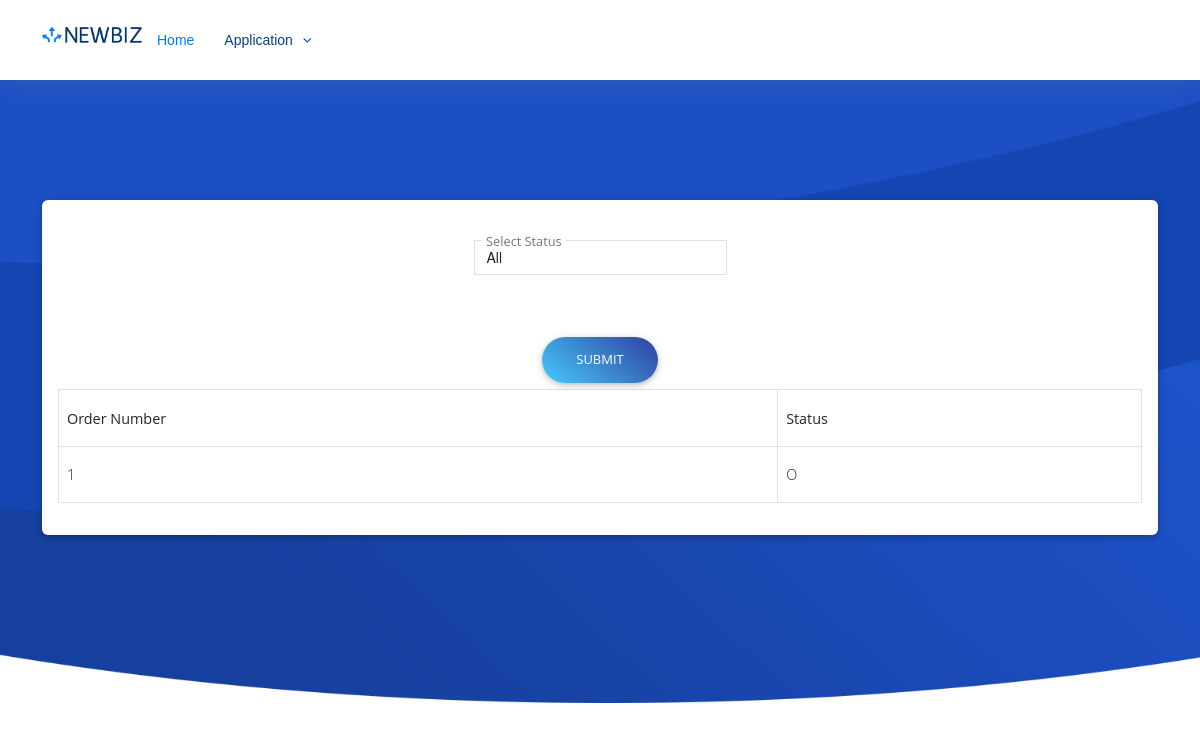
Before: /report/Sales/sales_order_status_filter/ with the older database file.
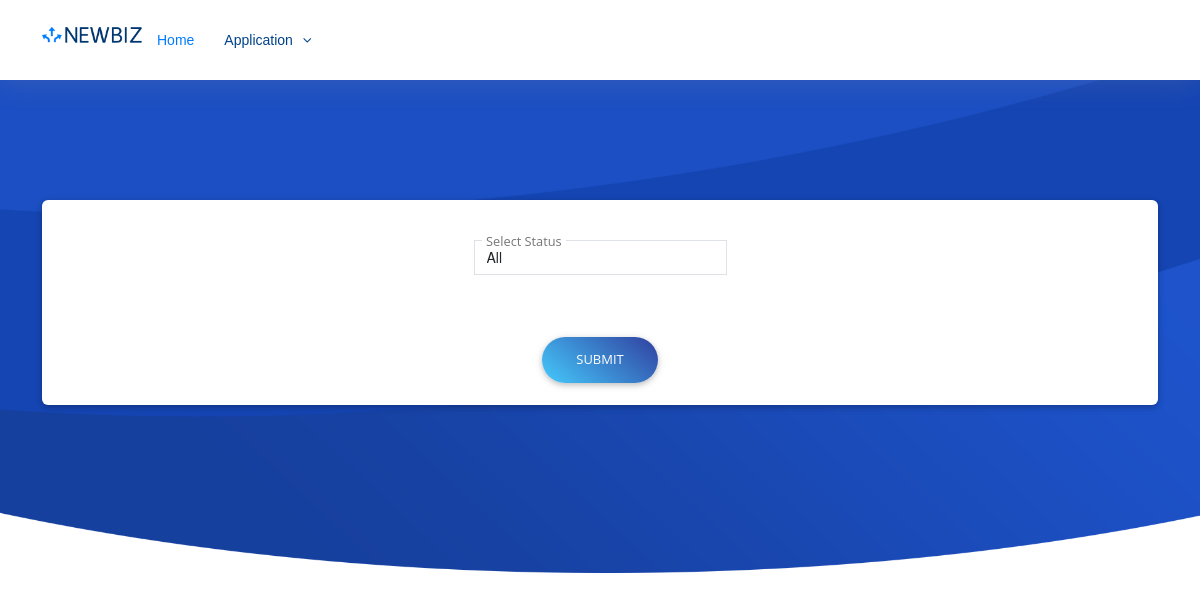
After: the same page with the newer database file.
### Sales/models.py (models this page shows, shortened)
class SalesOrderInfo(models.Model):
    Status_CHOICES = [
        ('O', 'Open'),
        ('H', 'Hold'),
        ('C', 'Close'),
        ('F', 'Canceled')
    ]
    status = models.CharField(max_length=1, choices=Status_CHOICES,default='O')
    docNo = models.PositiveIntegerField(default=1, unique=True)
    customerName = models.ForeignKey(BusinessPartner, on_delete=models.CASCADE, null=True, default=None)
    address = models.CharField(max_length=250,blank=True)
    created = models.DateField(default=timezone.now)
    totalAmount = models.DecimalField(max_digits=10, decimal_places=4, null=True, blank=True,default=0)
    totalQty = models.DecimalField(max_digits=10, decimal_places=4, null=True, blank=True, default=0)
    sales_employee = models.ForeignKey(SalesEmployee, on_delete=models.CASCADE, default=1)  # Set the default to an existing SalesEmployee or a specific ID
    owner = models.ForeignKey(User, on_delete=models.CASCADE, null=True, blank=True)
    remarks = models.CharField(max_length=250,default='',blank=True)
    class Meta:
        verbose_name = 'Sales Order'
        verbose_name_plural = 'Sales Order'

### Report/salesorderviews.py (the view)
# urls.py: path('Sales/sales_order_status_filter/', salesorderviews.sales_order_status_filter, name='sales_order_status_filter'),
def sales_order_status_filter(request):
    if request.method == 'POST':
        form = SalesOrderStatusFilterForm(request.POST)
        if form.is_valid():
            status = form.cleaned_data['status']
            if status:
                filtered_orders = SalesOrderInfo.objects.filter(status=status)
            else:
                filtered_orders = SalesOrderInfo.objects.all()
        else:
            filtered_orders = SalesOrderInfo.objects.all()
    else:
        form = SalesOrderStatusFilterForm()
        filtered_orders = SalesOrderInfo.objects.all()
    return render(request, 'sales/sales_order_status_filter.html', {'form': form, 'filtered_orders': filtered_orders})

### Report/forms.py
class SalesOrderStatusFilterForm(forms.Form):
    STATUS_CHOICES = [
        ('', 'All'),  # Include an option to select all statuses
        ('O', 'Open'),
        ('H', 'Hold'),
        ('C', 'Close'),
        ('F', 'Canceled'),
    ]
    status = forms.ChoiceField(choices=STATUS_CHOICES, required=False, label='Select Status')
    def __init__(self, *args, **kwargs):
        super(SalesOrderStatusFilterForm, self).__init__(*args, **kwargs)
        for field_name, field in self.fields.items():
            field.widget.attrs.update({
                'class': 'form-control form-control-sm',
                'id': f"{field_name}",
            })

### Report/templates/sales/sales_order_status_filter.html
{% extends 'basereport.html' %}
{% load static %}
{% block content %}
<section class="section card mb-5">
    <div class="card-body">
{% include '../form.html'%}
{% if filtered_orders %}
    <table id="itemsTable" class="table table-bordered">
        <thead>
            <tr>
                <th>Order Number</th>
                <th>Status</th>
            </tr>
        </thead>
        <tbody>
            {% for order in filtered_orders %}
            <tr>
                <td>{{ order.docNo }}</td>
                <td>{{ order.status }}</td>
            </tr>
            {% empty %}
            <tr>
                <td colspan="2">No matching orders found.</td>
            </tr>
            {% endfor %}
        </tbody>
    </table>
    {% endif %}
    {% endblock %}

Changed rows visible on the page:
removed SalesOrderInfo: docNo "1", status "O"
Other visible differences:
text no longer shown: "Order Number Status"
